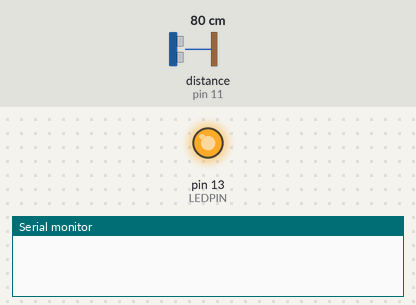
This sketch was run on a simulated Arduino Uno, built with avr-gcc and run on an emulated ATmega328P. Shown: output pins drawn as LEDs (lit = HIGH), the last lines printed to the serial monitor. The test bench sets the inputs (shaded band); at power-on: distance to the obstacle (sensor on pin 11) 80 cm. The echo pulse lasts 58.3 µs per cm.

Above: at 0.1 s.
At 2.4 s:
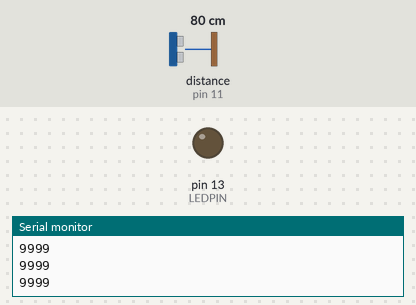
Timing chart, 0 to 3.9 s (numbered marks = the images above):
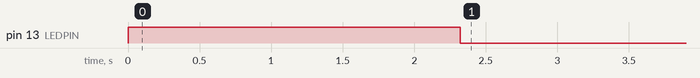

The sketch:

dyp_me_007_deneme_1.ino
```cpp
#include <NewPing.h>

#define TRIGGER_PIN  12
#define ECHO_PIN     11
#define MAX_DISTANCE 200
#define LEDPIN 13
int average_distance = 0;
boolean calibration_flag = false;
NewPing sonar(TRIGGER_PIN, ECHO_PIN, MAX_DISTANCE);

void setup() {
  Serial.begin(115200);
  pinMode(LEDPIN, OUTPUT);
}

void loop() {
  if(calibration_flag == false)
  {
    // Calibration Process
    digitalWrite(LEDPIN, HIGH);
    int i = 0;
//    int average_distance = 0;
    int total_distance = 0;
    delay(100);
    for(i=0; i<40; i++)
    {
      total_distance += sonar.ping_cm();
      delay(50);
      Serial.println(9999);
    }
    average_distance = total_distance/40;
    digitalWrite(LEDPIN, LOW);
    calibration_flag = true;
  }
  else
  {
    int last_measurement = 0;
    int current_measurement = 0;
    int counter = 0;
    int loop_average = 0;
    int loop_total = 0;
    for(int i = 0; i<10; i++)
    {
      current_measurement = sonar.ping_cm();
      if((current_measurement - last_measurement) < 2)
      {
        loop_total += sonar.ping_cm();
        delay(100);
        counter += 1;
      }
      last_measurement = current_measurement;
    }
    if(counter > 4)
    {
      loop_average = loop_total/counter;
      if((average_distance - loop_average) > 5)
      {
        Serial.println(average_distance - loop_average);
      }
      else
      {
        Serial.println(0);
      }
    }
  }
}
```

Measured:
- by itself, pin 13 (LEDPIN): LOW → HIGH at 0.00 s, → LOW 2.3 s later
